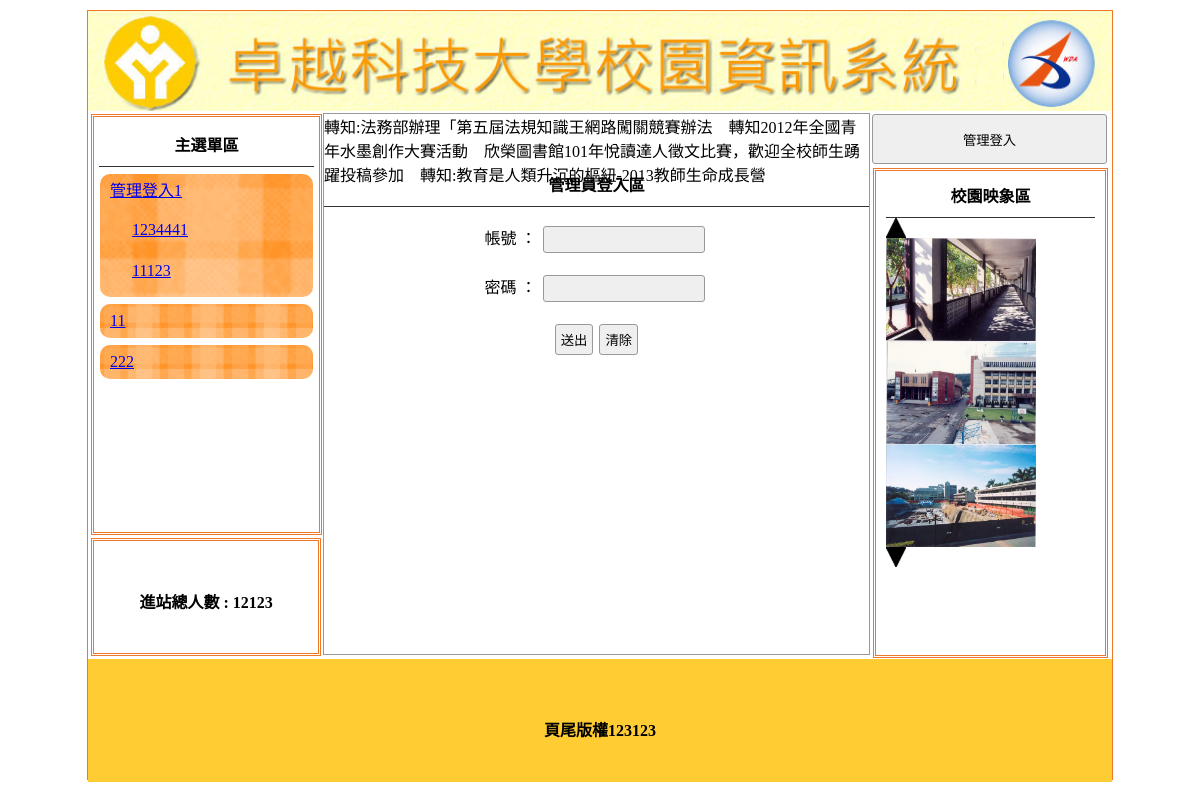
The page /login.php on the database its author committed.
### tables this page shows
CREATE TABLE `title` (
  `id` int(11) NOT NULL,
  `file` text NOT NULL,
  `text` text NOT NULL,
  `display` int(11) NOT NULL
);

CREATE TABLE `menu` (
  `id` int(11) NOT NULL,
  `text` text NOT NULL,
  `href` text NOT NULL,
  `display` int(11) NOT NULL,
  `parent` int(11) NOT NULL
);

CREATE TABLE `total` (
  `total` int(11) NOT NULL
);

CREATE TABLE `image` (
  `id` int(11) NOT NULL,
  `file` text NOT NULL,
  `display` int(11) NOT NULL
);

CREATE TABLE `bottom` (
  `bottom` text NOT NULL
);

### sql.php (the view, shortened to what this page needs)
<?php
	$link = mysqli_connect("localhost", "root", "", "dbxx");
	mysqli_query($link, "set names utf8");
	if(empty($_SESSION["a"]))
	{
		$btn = "管理登入";
		$btnh = "login.php";
	}
	else
	{
		$btn = "回後台管理";
		$btnh = "admin.php";
	}
	function mq($sql)
	{
		global $link;
		return mysqli_query($link, $sql);
	}
	function fa($r)
	{
		return mysqli_fetch_array($r);
	}
	function fa2(&$row, $r)
	{
		return $row = mysqli_fetch_array($r);
	}
	function sql($tb, $dis)
	{
		$r = "select * from ".$tb;
		if($dis) 	$r .= " where display = 1";
		return $r;
	}
	$result = mq(sql("title", 1));
	while(fa2($row, $result))
	{
		$title = "img/".$row["file"];
		$title_text = $row["text"];
	}
	$bottom = fa(mq(sql("bottom", 0)))[0];
	$total = fa(mq(sql("total", 0)))[0];
	$image = "<img src='img/01E01.jpg' onclick='pp(1)'><br>";
	$result = mq(sql("image", 1));
	$i = 0;
	while(fa2($row, $result))
	{
		$image .= "<img src='img/".$row["file"]."' class='im' id='ssaa".$i."' width='150' height='103'>";
		$i++;
	}
	$image .= "<br><img src='img/01E02.jpg' onclick='pp(2)'>";
	$menu = "";
	$result = mq(sql("menu", 1)." and parent = 0");
	while(fa2($row, $result))
	{
		$menu .= "<div class='mainmu'><a href='".$row["href"]."'>".$row["text"]."</a>";
		$result2 = mq(sql("menu", 1)." and parent = '".$row["id"]."'");
		while(fa2($row2, $result2))
		{
			$menu .= "<div class='mainmu2 mw'><a href='".$row2["href"]."' class='mainmu2 mw'>".$row2["text"]."</a></div>";
		}
		$menu .= "</div>";
	}
	$ad = "";
	$result = mq(sql("ad", 1));
	while(fa2($row, $result))
	{
		$ad .= $row["text"]."&emsp;";
	}
?>

### login.php (shortened to what this page needs)
<!DOCTYPE html PUBLIC "-//W3C//DTD XHTML 1.0 Transitional//EN" "http://www.w3.org/TR/xhtml1/DTD/xhtml1-transitional.dtd">
<html xmlns="http://www.w3.org/1999/xhtml"><head><meta http-equiv="Content-Type" content="text/html; charset=UTF-8">
<link href="./Administrator Login_files/css.css" rel="stylesheet" type="text/css">
</head>
<?php include "sql.php"; ?>
<body>
	<div id="main">
    	<a title="<?=$title_text?>" href="index.php"><div class="ti" style="background:url(&#39;<?=$title?>&#39;); background-size:cover;"></div></a>
        	<div id="ms">
             	<div id="lf" style="float:left;">
            		<div id="menuput" class="dbor">
                    	                            <span class="t botli">主選單區</span>
													<?=$menu?>
                                                </div>
                    <div class="dbor" style="margin:3px; width:95%; height:20%; line-height:100px;">
                    	<span class="t">進站總人數 :
                        	<?=$total?>                        </span>
                    </div>
        		</div>
                <div class="di" style="height:540px; border:#999 1px solid; width:53.2%; margin:2px 0px 0px 0px; float:left; position:relative; left:20px;">
                	                     <marquee scrolldelay="120" direction="left" style="position:absolute; width:100%; height:40px;"><?=$ad?>
                    	                    </marquee>
                    <div style="height:32px; display:block;"></div>
                                            		<form method="post" action="api.php?do=check">
                        	    	<p class="t botli">管理員登入區</p>
                        			<p class="cent">帳號 ： <input name="acc" autofocus="" type="text"></p>
                        	        <p class="cent">密碼 ： <input name="ps" type="password"></p>
                        	        <p class="cent"><input value="送出" type="submit"><input type="reset" value="清除"></p>
                        	    </form>
                        	                </div>
                                 <div class="di di ad" style="height:540px; width:23%; padding:0px; margin-left:22px; float:left; ">
                	<button style="width:100%; margin-left:auto; margin-right:auto; margin-top:2px; height:50px;" onclick="lo(&#39;<?=$btnh?>&#39;)"><?=$btn?></button>
                	<div style="width:89%; height:480px;" class="dbor">
                    	<span class="t botli">校園映象區</span>
						<?=$image?>
                    </div>
                </div>
                            </div>
            	<div style="width:1024px; left:0px; position:relative; background:#FC3; margin-top:4px; height:123px; display:block;">
                	<span class="t" style="line-height:123px;"><?=$bottom?></span>
                </div>
    </div>
</body></html>

### Administrator Login_files/css.css (style rules this page uses)
body { padding:0px; margin:0px; }
#main { width:1024px; height:768px; margin:10px auto 10px auto; border:#EE7728 1px solid; position:relative; }
.ti { width:100%; height:100px; position:relative; background-size:cover; background-repeat:no-repeat; }
.dbor { border:#EE7728 double 3px; margin:1px; padding:2px 10px 2px 10px; }
.t { font-weight:800; display:block; text-align:center; padding:10px 1px 10px 1px; }
.botli { border-bottom:#333 1px solid; }
.mainmu { position:relative; border-radius:10px; background:url(icon/menu.fw.png) center no-repeat; background-size:cover; line-height:30px; padding:2px 10px 2px 10px; margin:7px 1px 7px 1px; }
.mainmu2 { position:relative; border-radius:10px; background:url(icon/menu3.fw.png)center no-repeat; background-size:100% 100%; line-height:30px; padding:2px 10px 2px 10px; margin:7px 1px 7px 1px; }
#lf { height:540px; width:21%; display:inline-block; }
#menuput { width:100%; height:75%; position:relative; padding:5px; display:block; margin: 3px; }
.di { display:inline-block; }
.ad { margin:1px; padding:2px 10px 2px 10px; }
.cent { text-align:center; }
input,button { border:#999 1px solid; border-radius:3px; background:#EFEFEF; padding:5px; margin:3px; }
input[type=text],input[type=password] { width:150px; }

### rows shown on the page
title: file (picture)
menu: text "管理登入1"
menu: text "1234441"
menu: text "11123"
menu: text "11"
menu: text "222"
total: total "12123"
image: file (picture)
image: file (picture)
image: file (picture)
bottom: bottom "頁尾版權123123"

### other values the page prints
$ad "轉知:法務部辦理「第五屆法規知識王網路闖關競賽辦法 轉知2012年全國青年水墨創作大賽活動 欣榮圖書館101年悅讀達人徵文比賽，歡迎全校師生踴躍投稿參加 轉知:教育是人類升沉的樞紐-2013教師生命成長營"
$btn "管理登入"
